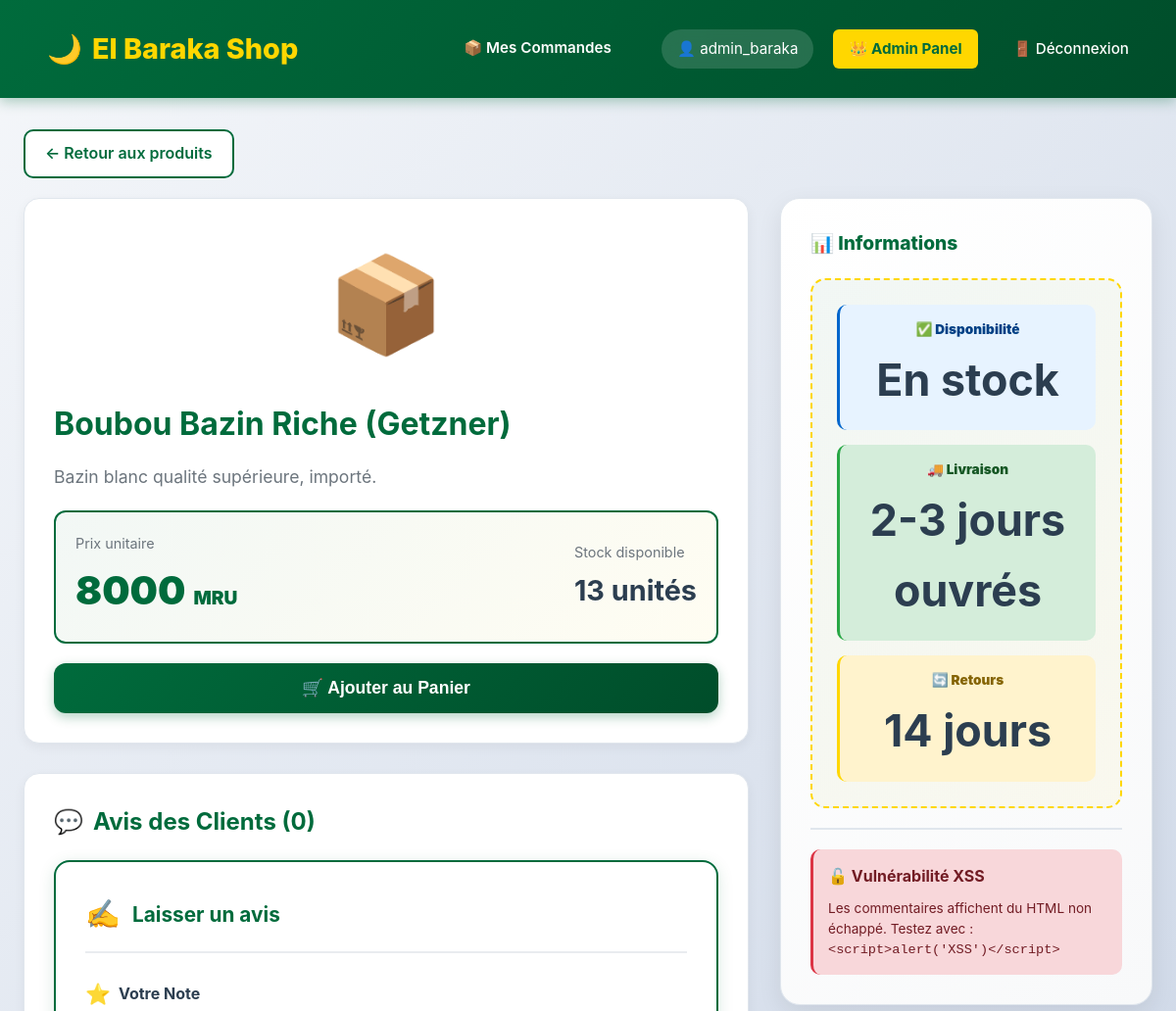
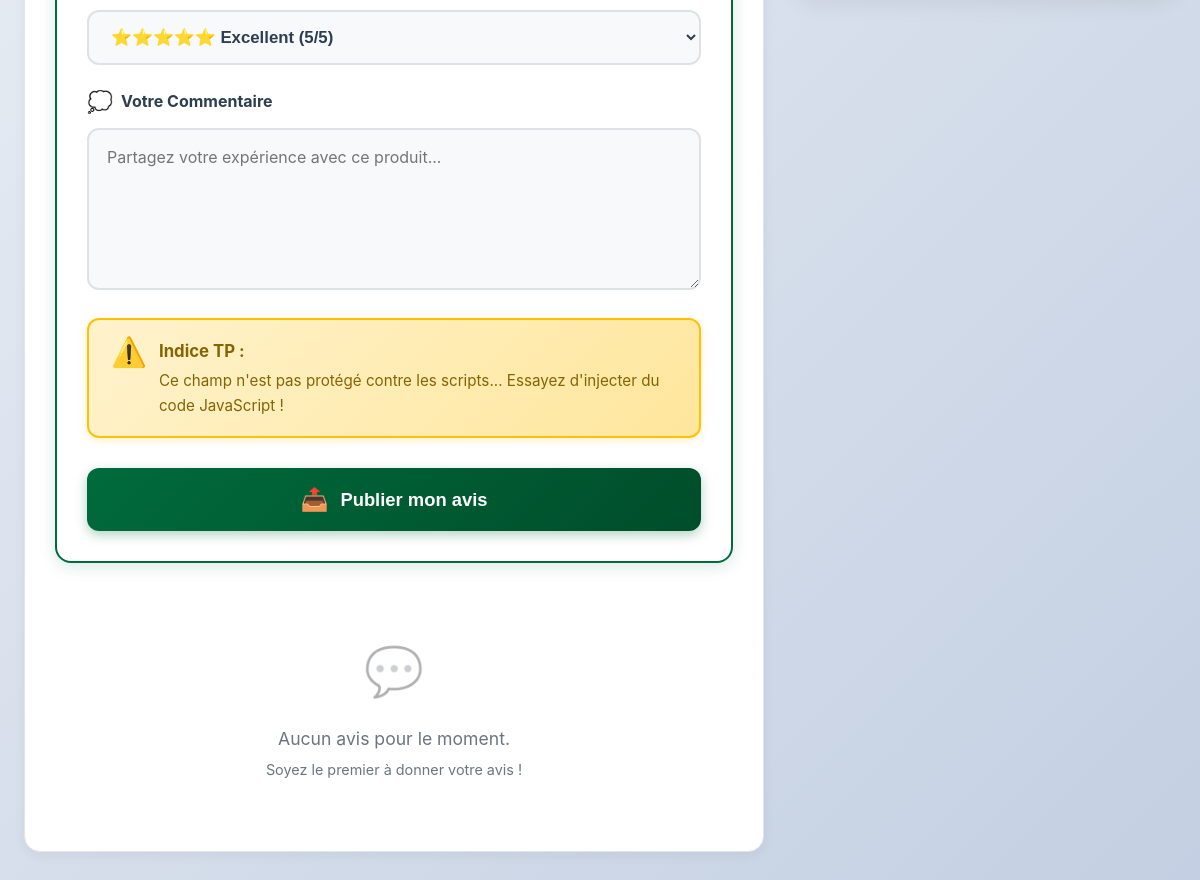
Page /produit/2 (signed in) on the committed database (2 pictures, top to bottom).
### tables this page shows
CREATE TABLE produits (
            id INTEGER PRIMARY KEY AUTOINCREMENT,
            nom TEXT NOT NULL,
            description TEXT,
            prix DECIMAL(10, 2) NOT NULL,
            quantite INTEGER DEFAULT 10
        );

### app.py (the view)
@app.route('/produit/<int:produit_id>')
def produit_details(produit_id):
    if 'user_id' not in session: return redirect('/login')
    conn = get_db_connection()
    produit = conn.execute("SELECT * FROM produits WHERE id = ?", (produit_id,)).fetchone()
    if not produit:
        flash("Produit introuvable.", "danger")
        conn.close()
        return redirect('/')
    commentaires = conn.execute("""
        SELECT c.*, u.username
        FROM commentaires c
        JOIN utilisateurs u ON c.utilisateur_id = u.id
        WHERE c.produit_id = ?
        ORDER BY c.date_post DESC
    """, (produit_id,)).fetchall()
    conn.close()
    return render_template('produit_details.html', produit=produit, commentaires=commentaires)

### app.py (called while the page is built)
def get_db_connection():
    conn = sqlite3.connect('elbaraka.db')
    conn.row_factory = sqlite3.Row
    return conn

### templates/produit_details.html (shortened to what this page needs)
{% extends "base.html" %}
{% block content %}
<div style="max-width: 1200px; margin: 0 auto;">
    <div style="margin-bottom: 20px;">
        <a href="/" style="display: inline-flex; align-items: center; gap: 8px; padding: 10px 20px; background: white; color: var(--primary); text-decoration: none; border-radius: 10px; border: 2px solid var(--primary); font-weight: 600; transition: all 0.3s ease;">
            ← Retour aux produits
        </a>
    </div>
    <div class="main-layout">
        <div>
            <div style="background: white; padding: 30px; border-radius: 16px; box-shadow: 0 4px 12px rgba(0,0,0,0.05); border: 1px solid #e0e6ed; margin-bottom: 30px;">
                <div style="text-align: center; font-size: 6rem; margin-bottom: 20px;">📦</div>
                <h1 style="color: var(--primary); margin-bottom: 15px; font-size: 2rem;">{{ produit.nom }}</h1>
                <p style="color: #6c757d; font-size: 1.1rem; line-height: 1.6; margin-bottom: 20px;">
                    {{ produit.description }}
                </p>
                <div style="display: flex; justify-content: space-between; align-items: center; padding: 20px; background: linear-gradient(135deg, rgba(0, 107, 60, 0.05) 0%, rgba(255, 215, 0, 0.05) 100%); border-radius: 12px; border: 2px solid var(--primary);">
                    <div>
                        <div style="font-size: 0.9rem; color: #6c757d; margin-bottom: 5px;">Prix unitaire</div>
                        <div style="font-size: 2.5rem; font-weight: 900; color: var(--primary);">
                            {{ produit.prix }} <span style="font-size: 1.2rem;">MRU</span>
                        </div>
                    </div>
                    <div>
                        <div style="font-size: 0.9rem; color: #6c757d; margin-bottom: 5px;">Stock disponible</div>
                        <div style="font-size: 1.8rem; font-weight: 700; color: var(--text);">
                            {{ produit.quantite }} unités
                        </div>
                    </div>
                </div>
                <button class="btn-primary" style="width: 100%; margin-top: 20px; padding: 15px; font-size: 1.1rem;">
                    🛒 Ajouter au Panier
                </button>
            </div>
            <div style="background: white; padding: 30px; border-radius: 16px; box-shadow: 0 4px 12px rgba(0,0,0,0.05); border: 1px solid #e0e6ed;">
                <h2 style="color: var(--primary); margin-bottom: 20px; display: flex; align-items: center; gap: 10px;">
                    <span>💬</span>
                    <span>Avis des Clients ({{ commentaires|length }})</span>
                </h2>
                <div style="background: white; padding: 30px; border-radius: 16px; margin-bottom: 30px; border: 2px solid var(--primary); box-shadow: 0 4px 16px rgba(0, 107, 60, 0.15);">
                    <h3 style="margin-top: 0; margin-bottom: 25px; font-size: 1.3rem; color: var(--primary); display: flex; align-items: center; gap: 12px; border-bottom: 2px solid #e9ecef; padding-bottom: 15px;">
                        <span style="font-size: 1.8rem;">✍️</span>
                        <span>Laisser un avis</span>
                    </h3>
                    <form action="/produit/{{ produit.id }}/commenter" method="POST" style="display: flex; flex-direction: column; gap: 20px;">
                        <div>
                            <label for="note" style="display: block; margin-bottom: 10px; font-weight: 700; color: var(--text); font-size: 1rem; display: flex; align-items: center; gap: 8px;">
                                <span style="font-size: 1.3rem;">⭐</span>
                                <span>Votre Note</span>
                            </label>
                            <select name="note" id="note" style="width: 100%; padding: 15px 18px; border: 2px solid #dee2e6; border-radius: 12px; font-size: 1.05rem; background: #f8f9fa; cursor: pointer; transition: all 0.3s ease; font-weight: 600; color: var(--text);">
                                <option value="5">⭐⭐⭐⭐⭐ Excellent (5/5)</option>
                            </select>
                        </div>
                        <div>
                            <label for="message" style="display: block; margin-bottom: 10px; font-weight: 700; color: var(--text); font-size: 1rem; display: flex; align-items: center; gap: 8px;">
                                <span style="font-size: 1.3rem;">💭</span>
                                <span>Votre Commentaire</span>
                            </label>
                            <textarea
                                name="message"
                                id="message"
                                rows="5"
                                placeholder="Partagez votre expérience avec ce produit..."
                                style="width: 100%; padding: 15px 18px; border: 2px solid #dee2e6; border-radius: 12px; font-size: 1rem; font-family: inherit; resize: vertical; transition: all 0.3s ease; background: #f8f9fa; line-height: 1.6;"
                                required
                            ></textarea>
                        </div>
                        <div style="background: linear-gradient(135deg, #fff3cd 0%, #ffe69c 100%); padding: 18px 22px; border-radius: 12px; border: 2px solid #ffc107; box-shadow: 0 2px 8px rgba(255, 193, 7, 0.25);">
                            <div style="display: flex; align-items: start; gap: 12px;">
                                <span style="font-size: 1.8rem; line-height: 1;">⚠️</span>
                                <div>
                                    <p style="margin: 0; font-size: 0.95rem; color: #856404; line-height: 1.6;">
                                        <strong style="font-size: 1.05rem; display: block; margin-bottom: 5px;">Indice TP :</strong>
                                        Ce champ n'est pas protégé contre les scripts... Essayez d'injecter du code JavaScript !
                                    </p>
                                </div>
                            </div>
                        </div>
                        <button type="submit" class="btn-primary" style="padding: 18px; font-size: 1.15rem; display: flex; align-items: center; justify-content: center; gap: 12px; margin-top: 10px; box-shadow: 0 4px 12px rgba(0, 107, 60, 0.3);">
                            <span style="font-size: 1.4rem;">📤</span>
                            <span style="font-weight: 700;">Publier mon avis</span>
                        </button>
                    </form>
                </div>
                <div style="display: flex; flex-direction: column; gap: 20px;">
                    {% if commentaires %}
                        {% for c in commentaires %}
                        <div style="background: #f8f9fa; padding: 20px; border-radius: 12px; border-left: 4px solid #28a745;">
                            <div style="display: flex; justify-content: space-between; align-items: start; margin-bottom: 10px;">
                                <div>
                                    <strong style="color: var(--primary); font-size: 1.1rem;">👤 {{ c.username }}</strong>
                                    <div style="color: var(--gold); font-size: 1.2rem; margin-top: 5px;">
                                        {{ '⭐' * (c.note|int) }}
                                        <span style="color: #6c757d; font-size: 0.9rem; margin-left: 10px;">({{ c.note }}/5)</span>
                                    </div>
                                </div>
                                <span style="color: #6c757d; font-size: 0.85rem;">
                                    📅 {{ c.date_post[:10] }}
                                </span>
                            </div>
                            <div style="color: var(--text); line-height: 1.6; margin-top: 12px;">
                                {{ c.message | safe }}
                            </div>
                        </div>
                        {% endfor %}
                    {% else %}
                        <div style="text-align: center; padding: 40px; color: #6c757d;">
                            <div style="font-size: 3rem; margin-bottom: 15px; opacity: 0.3;">💬</div>
                            <p style="font-size: 1.1rem; margin: 0;">Aucun avis pour le moment.</p>
                            <p style="font-size: 0.9rem; margin-top: 5px;">Soyez le premier à donner votre avis !</p>
                        </div>
                    {% endif %}
                </div>
            </div>
        </div>
        <aside>
            <div class="wallet-card">
                <h3 style="margin-top: 0; color: var(--primary); font-size: 1.2rem; font-weight: 800;">
                    📊 Informations
                </h3>
                <div style="display: flex; flex-direction: column; gap: 15px;">
                    <div style="padding: 15px; background: #e7f3ff; border-radius: 10px; border-left: 3px solid #0066cc;">
                        <div style="font-size: 0.85rem; color: #004085; margin-bottom: 5px;">✅ Disponibilité</div>
                        <div style="font-weight: 700; color: var(--text);">En stock</div>
                    </div>
                    <div style="padding: 15px; background: #d4edda; border-radius: 10px; border-left: 3px solid #28a745;">
                        <div style="font-size: 0.85rem; color: #155724; margin-bottom: 5px;">🚚 Livraison</div>
                        <div style="font-weight: 700; color: var(--text);">2-3 jours ouvrés</div>
                    </div>
                    <div style="padding: 15px; background: #fff3cd; border-radius: 10px; border-left: 3px solid var(--gold);">
                        <div style="font-size: 0.85rem; color: #856404; margin-bottom: 5px;">🔄 Retours</div>
                        <div style="font-weight: 700; color: var(--text);">14 jours</div>
                    </div>
                </div>
                <hr style="border: 0; border-top: 2px solid #e0e6ed; margin: 20px 0;">
                <div style="background: #f8d7da; padding: 15px; border-radius: 10px; border-left: 3px solid #dc3545;">
                    <h4 style="margin: 0 0 10px 0; color: #721c24; font-size: 1rem;">
                        🔓 Vulnérabilité XSS
                    </h4>
                    <p style="margin: 0; font-size: 0.85rem; color: #721c24; line-height: 1.5;">
                        Les commentaires affichent du HTML non échappé. Testez avec : <code>&lt;script&gt;alert('XSS')&lt;/script&gt;</code>
                    </p>
                </div>
            </div>
        </aside>
    </div>
</div>
{% endblock %}

### static/style.css (style rules this page uses)
:root { --primary: #006b3c; --primary-dark: #004d2a; --secondary: #d01c1f; --gold: #ffd700; --bg: #f8f9fa; --text: #2c3e50; --white: #ffffff; --shadow: rgba(0, 0, 0, 0.08); --shadow-hover: rgba(0, 0, 0, 0.15); --border: #e0e6ed; }
* { margin: 0; padding: 0; box-sizing: border-box; }
body { font-family: -apple-system, BlinkMacSystemFont, 'Segoe UI', Roboto, 'Helvetica Neue', Arial, sans-serif; background: linear-gradient(135deg, #f5f7fa 0%, #c3cfe2 100%); color: var(--text); line-height: 1.6; min-height: 100vh; }
.main-layout { display: grid; grid-template-columns: 1fr 380px; gap: 2rem; align-items: start; }
.main-layout > div > div:first-child { background: var(--white); padding: 25px; border-radius: 16px; margin-bottom: 25px; box-shadow: 0 4px 12px var(--shadow); border: 1px solid var(--border); }
.main-layout form { display: flex; gap: 12px; position: relative; }
.main-layout form button { padding: 14px 32px; background: linear-gradient(135deg, var(--primary) 0%, var(--primary-dark) 100%); color: white; border: none; border-radius: 12px; font-weight: 600; cursor: pointer; transition: all 0.3s ease; box-shadow: 0 4px 12px rgba(0, 107, 60, 0.3); }
.btn-primary { background: linear-gradient(135deg, var(--primary) 0%, var(--primary-dark) 100%); color: white; border: none; padding: 14px 20px; border-radius: 12px; cursor: pointer; width: 100%; font-size: 1.05rem; font-weight: 700; transition: all 0.3s ease; box-shadow: 0 4px 12px rgba(0, 107, 60, 0.3); margin-top: 10px; }
.wallet-card { background: linear-gradient(135deg, var(--white) 0%, #f8f9fa 100%); padding: 30px; border-radius: 20px; box-shadow: 0 8px 24px var(--shadow); position: sticky; top: 100px; border: 1px solid var(--border); }
.wallet-card h3 { margin-top: 0; margin-bottom: 20px; color: var(--primary); font-size: 1.4rem; font-weight: 800; display: flex; align-items: center; gap: 10px; }
.wallet-card > div:nth-child(2) { font-size: 2.8rem; font-weight: 900; color: var(--primary); text-align: center; padding: 25px; background: linear-gradient(135deg, rgba(0, 107, 60, 0.05) 0%, rgba(255, 215, 0, 0.05) 100%); border-radius: 15px; margin-bottom: 20px; border: 2px dashed var(--gold); }
.wallet-card hr { border: 0; border-top: 2px solid var(--border); margin: 25px 0; }
.wallet-card h4 { color: var(--text); margin-bottom: 10px; font-size: 1.1rem; font-weight: 700; }
.wallet-card p { font-size: 0.9rem; color: #6c757d; margin-bottom: 15px; }

### rows in the picture
produits: nom "Boubou Bazin Riche (Getzner)", description "Bazin blanc qualité supérieure, importé.", prix "8000", quantite "13"

### other values in the picture
{{ session.get('username') }} "admin_baraka"
{{ commentaires|length }} "0"
